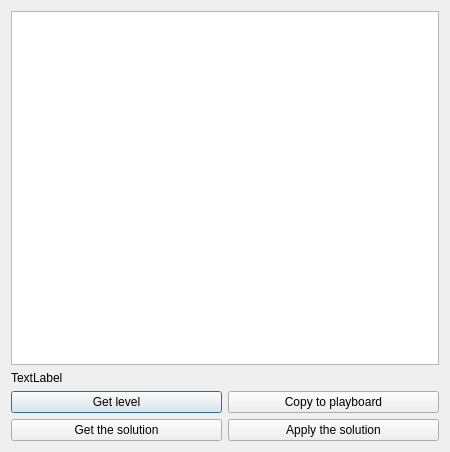
<?xml version="1.0" encoding="UTF-8"?>
<ui version="4.0">
 <class>TextWindow</class>
 <widget class="QDialog" name="TextWindow">
  <property name="geometry">
   <rect>
    <x>0</x>
    <y>0</y>
    <width>450</width>
    <height>452</height>
   </rect>
  </property>
  <property name="windowTitle">
   <string>Soko4: Text window</string>
  </property>
  <layout class="QVBoxLayout" name="verticalLayout">
   <item>
    <widget class="QTextEdit" name="textEdit"/>
   </item>
   <item>
    <widget class="QLabel" name="label">
     <property name="text">
      <string>TextLabel</string>
     </property>
    </widget>
   </item>
   <item>
    <layout class="QHBoxLayout" name="horizontalLayout">
     <item>
      <widget class="QPushButton" name="pb_get">
       <property name="toolTip">
        <string>Get the current board and translate it into .soko format</string>
       </property>
       <property name="text">
        <string>Get level</string>
       </property>
      </widget>
     </item>
     <item>
      <widget class="QPushButton" name="pb_play">
       <property name="toolTip">
        <string>Copy the content into play area</string>
       </property>
       <property name="text">
        <string>Copy to playboard</string>
       </property>
      </widget>
     </item>
    </layout>
   </item>
   <item>
    <layout class="QHBoxLayout" name="horizontalLayout_2">
     <item>
      <widget class="QPushButton" name="pb_get_sol">
       <property name="text">
        <string>Get the solution</string>
       </property>
      </widget>
     </item>
     <item>
      <widget class="QPushButton" name="pb_apply_sol">
       <property name="text">
        <string>Apply the solution</string>
       </property>
      </widget>
     </item>
    </layout>
   </item>
  </layout>
 </widget>
 <resources/>
 <connections/>
</ui>
